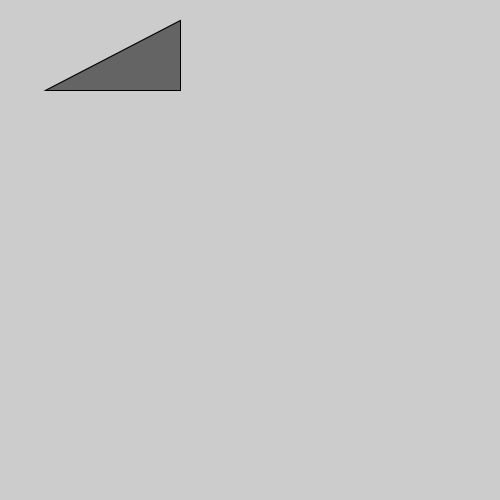
Frame 1 (no input)
Frame 60 (the mouse pressed at the canvas centre just before this capture): identical to frame 1, image omitted
Frame 120 (the mouse held since frame 60 and released just before this capture): identical to frame 1, image omitted

The Processing sketch that drew this single still picture (run headless with seeded random() and noise(); from frame 60 on, the mouse is pressed at the canvas centre):

// Processing sketch: H09Opd08
// ── H09Opd08.pde


void setup() {
  size(500, 500);
  tekenDriehoek (180, 90, 180, 20, 45, 90);
}

void draw() {
  //background(255);
  
}

void tekenDriehoek(int x1, int y1, int x2, int y2, int x3, int y3) {
  fill(100, 100, 100);
  triangle(180, 90, 180, 20, 45, 90);


}
